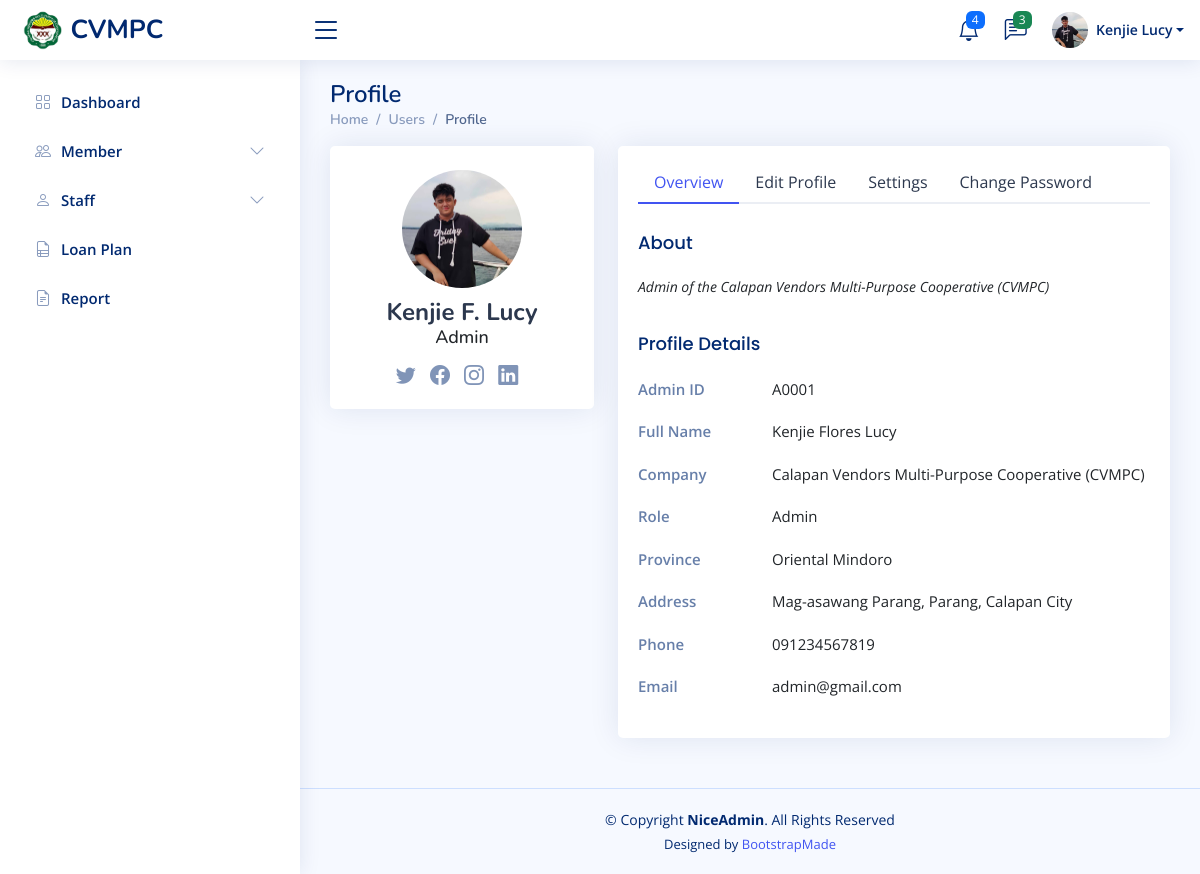
Screenshot of /admin/users-profile.php (signed in) with the database file from the repository.
### tables this page shows
CREATE TABLE `user_credentials` (
  `uc_id` int(11) NOT NULL,
  `password` varchar(255) DEFAULT NULL,
  `role` varchar(45) DEFAULT NULL,
  `address_id` int(11) DEFAULT NULL,
  `us_id` int(11) DEFAULT NULL,
  `email` varchar(45) NOT NULL,
  `pp` varchar(255) NOT NULL DEFAULT 'default-pp.png'
);

CREATE TABLE `address` (
  `address_id` int(11) NOT NULL,
  `sitio` varchar(45) NOT NULL,
  `barangay` varchar(45) NOT NULL,
  `city` varchar(45) NOT NULL,
  `province` varchar(45) NOT NULL
);

### admin/users-profile.php (the view, shortened to what this page needs)
<?php
require '../includes/function.php';
if (!isset($_SESSION['id'])) {
  header("Location: ../login.php");
  exit;
} else {
  $userId = $_SESSION['id'];
  try {
    $stmt = $pdo->prepare("
            SELECT
                uc.email, uc.role, phone_number, admin_id, last_login, about_me, sitio,
                barangay, city, first_name, middle_name, last_name,province,
                CONCAT(first_name, ' ', middle_name, ' ', last_name) AS fullname,
                facebook_link, twitter_link, instagram_link, linkedin_link
            FROM user_credentials uc
            RIGHT JOIN admin a ON uc.uc_id = a.uc_id
            left join user_socials us ON uc.us_id = us.us_id
            LEFT JOIN address ad on ad.address_id = uc.address_id
            WHERE uc.uc_id = :uc_id;
        ");
    $stmt->execute(['uc_id' => $userId]);
    $user = $stmt->fetch();
    if ($user) {
      $fullname = $user['fullname'];
      $fname = $user['first_name'];
      $mname = $user['middle_name'];
      $lname = $user['last_name'];
      $initial = !empty($mname) ? substr($mname, 0, 1) . '.' : '';
      $formattedName = $fname . ' ' . $initial . ' ' . $lname;
      $role = $user['role'];
      $email = $user['email'];
      $phone_number = $user['phone_number'];
      $admin_id = $user['admin_id'];
      $about_me = $user['about_me'];
      $sitio = $user['sitio'];
      $barangay = $user['barangay'];
      $city = $user['city'];
      $province = $user['province'];
      $address = '';
      if (!empty($sitio) && !empty($barangay) && !empty($city)) {
        $address = $sitio . ', ' . $barangay . ', ' . $city;
      }
      $fb_link = $user['facebook_link'];
      $tw_link = $user['twitter_link'];
      $ig_link = $user['instagram_link'];
      $li_link = $user['linkedin_link'];
    }
  } catch (PDOException $e) {
    echo $e;
  }
}
?>
<!DOCTYPE html>
<html lang="en">
<?php require '../includes/head.php' ?>
<body>
  <?php require '../includes/header.php' ?>
  <?php require '../includes/navbar.php' ?>
  <main id="main" class="main">
    <div class="pagetitle">
      <h1>Profile</h1>
      <nav>
        <ol class="breadcrumb">
          <li class="breadcrumb-item"><a href="index.php
          ">Home</a></li>
          <li class="breadcrumb-item">Users</li>
          <li class="breadcrumb-item active">Profile</li>
        </ol>
      </nav>
    </div>
    <section class="section profile">
      <div class="row">
        <div class="col-xl-4">
          <div class="card">
            <div class="card-body profile-card pt-4 d-flex flex-column align-items-center">
              <img src="img/profile.jpg" alt="Profile" class="rounded-circle">
              <h2 style="text-align: center;"><?php echo $formattedName; ?></h2>
              <h3><?php echo $role ?></h3>
              <div class="social-links mt-2">
                <a href="<?php echo $tw_link ?>" class="twitter"><i class="bi bi-twitter"></i></a>
                <a href="<?php echo $fb_link ?>" class="facebook"><i class="bi bi-facebook"></i></a>
                <a href="<?php echo $ig_link ?>" class="instagram"><i class="bi bi-instagram"></i></a>
                <a href="<?php echo $li_link ?>" class="linkedin"><i class="bi bi-linkedin"></i></a>
              </div>
            </div>
          </div>
        </div>
        <div class="col-xl-8">
          <div class="card">
            <div class="card-body pt-3">
              <ul class="nav nav-tabs nav-tabs-bordered">
                <li class="nav-item">
                  <button class="nav-link active" data-bs-toggle="tab" data-bs-target="#profile-overview">Overview</button>
                </li>
                <li class="nav-item">
                  <button class="nav-link" data-bs-toggle="tab" data-bs-target="#profile-edit">Edit Profile</button>
                </li>
                <li class="nav-item">
                  <button class="nav-link" data-bs-toggle="tab" data-bs-target="#profile-settings">Settings</button>
                </li>
                <li class="nav-item">
                  <button class="nav-link" data-bs-toggle="tab" data-bs-target="#profile-change-password">Change Password</button>
                </li>
              </ul>
              <div class="tab-content pt-2">
                <div class="tab-pane fade show active profile-overview" id="profile-overview">
                  <h5 class="card-title">About</h5>
                  <p class="small fst-italic"><?php echo $about_me ?></p>
                  <h5 class="card-title">Profile Details</h5>
                  <div class="row">
                    <div class="col-lg-3 col-md-4 label ">Admin ID</div>
                    <div class="col-lg-9 col-md-8"><?php echo "A" . str_pad($admin_id, 4, "0", STR_PAD_LEFT); ?></div>
                  </div>
                  <div class="row">
                    <div class="col-lg-3 col-md-4 label ">Full Name</div>
                    <div class="col-lg-9 col-md-8"><?php echo $fullname ?></div>
                  </div>
                  <div class="row">
                    <div class="col-lg-3 col-md-4 label">Company</div>
                    <div class="col-lg-9 col-md-8">Calapan Vendors Multi-Purpose Cooperative (CVMPC)</div>
                  </div>
                  <div class="row">
                    <div class="col-lg-3 col-md-4 label">Role</div>
                    <div class="col-lg-9 col-md-8"><?php echo $role ?></div>
                  </div>
                  <div class="row">
                    <div class="col-lg-3 col-md-4 label">Province</div>
                    <div class="col-lg-9 col-md-8"><?php echo $province ?></div>
                  </div>
                  <div class="row">
                    <div class="col-lg-3 col-md-4 label">Address</div>
                    <div class="col-lg-9 col-md-8"><?php echo $address ?></div>
                  </div>
                  <div class="row">
                    <div class="col-lg-3 col-md-4 label">Phone</div>
                    <div class="col-lg-9 col-md-8"><?php echo $phone_number ?></div>
                  </div>
                  <div class="row">
                    <div class="col-lg-3 col-md-4 label">Email</div>
                    <div class="col-lg-9 col-md-8"><?php echo $email ?></div>
                  </div>
                </div>
              </div>
            </div>
          </div>
        </div>
      </div>
    </section>
  </main>
  <?php require '../includes/footer.php' ?>
</body>
</html>

### assets/css/style.css (style rules this page uses)
:root { scroll-behavior: smooth; }
body { font-family: "Open Sans", sans-serif; background: #f6f9ff; color: #444444; }
a { color: #4154f1; text-decoration: none; }
h1, h2, h3, h4, h5, h6 { font-family: "Nunito", sans-serif; }
#main { margin-top: 60px; padding: 20px 30px; transition: all 0.3s; }
.pagetitle { margin-bottom: 10px; }
.pagetitle h1 { font-size: 24px; margin-bottom: 0; font-weight: 600; color: #012970; }
.card { margin-bottom: 30px; border: none; border-radius: 5px; box-shadow: 0px 0 30px rgba(1, 41, 112, 0.1); }
.card-title { padding: 20px 0 15px 0; font-size: 18px; font-weight: 500; color: #012970; font-family: "Poppins", sans-serif; }
.card-body { padding: 0 20px 20px 20px; }
.breadcrumb { font-size: 14px; font-family: "Nunito", sans-serif; color: #899bbd; font-weight: 600; }
.breadcrumb a { color: #899bbd; transition: 0.3s; }
.breadcrumb .breadcrumb-item::before { color: #899bbd; }
.breadcrumb .active { color: #51678f; font-weight: 600; }
.nav-tabs-bordered { border-bottom: 2px solid #ebeef4; }
.nav-tabs-bordered .nav-link { margin-bottom: -2px; border: none; color: #2c384e; }
.nav-tabs-bordered .nav-link.active { background-color: #fff; color: #4154f1; border-bottom: 2px solid #4154f1; }
@media (min-width: 1200px) { #main, #footer { margin-left: 300px; } }
.profile .profile-card img { max-width: 120px; }
.profile .profile-card h2 { font-size: 24px; font-weight: 700; color: #2c384e; margin: 10px 0 0 0; }
.profile .profile-card h3 { font-size: 18px; }
.profile .profile-card .social-links a { font-size: 20px; display: inline-block; color: rgba(1, 41, 112, 0.5); line-height: 0; margin-right: 10px; transition: 0.3s; }
.profile .profile-overview .row { margin-bottom: 20px; font-size: 15px; }
.profile .profile-overview .card-title { color: #012970; }
.profile .profile-overview .label { font-weight: 600; color: rgba(1, 41, 112, 0.6); }

### rows the page displays
user_credentials: admin.first_name+middle_name+last_name "Kenjie F. Lucy", role "Admin", admin.about_me "Admin of the Calapan Vendors Multi-Purpose Cooperative (CVMPC)", admin.admin_id "0001", address.province "Oriental Mindoro", address.city "Mag-asawang Parang, Parang, Calapan City", admin.phone_number "091234567819", email "admin@gmail.com"

### other values shown
$header_formatted_name "Kenjie Lucy"
$fullname "Kenjie Flores Lucy"
